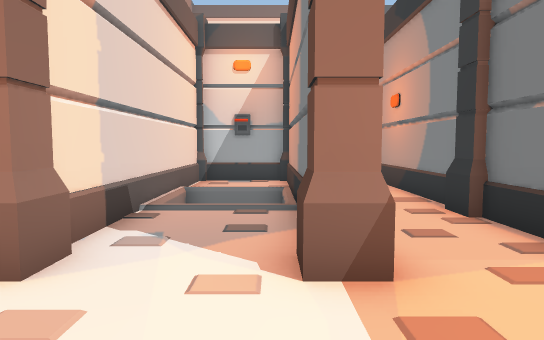
view 1 (above)

19 first-person views from a walk through a scene from a Unity 3-D project. The camera is 1.2 m above the floor, tilts 4° down and sees 75° across. The floor is counted in squares, 1 m on a side. Each view is taken from the middle of a square. On the plan, view 1 faces up. The plan holds only what a view shows up to about 14 squares ahead; the rest is blank. The place goes on beyond the plan. The player is left out. Door leaves are left out, so doorways stand open.

view 2
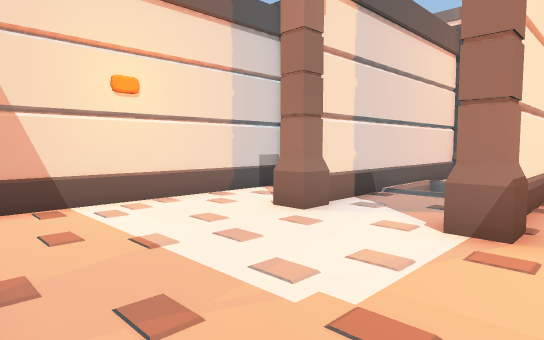

view 3
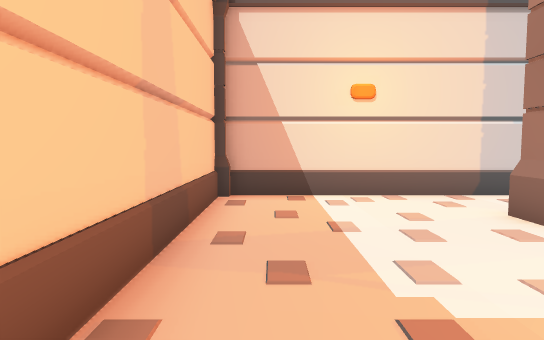

view 4
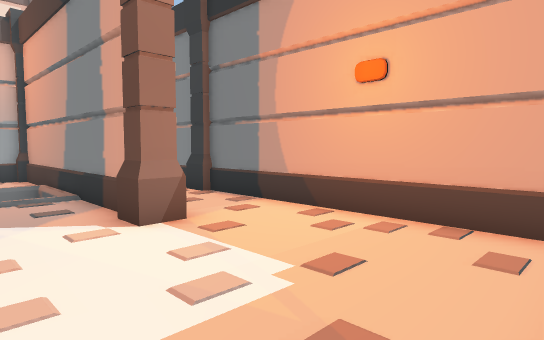

view 5
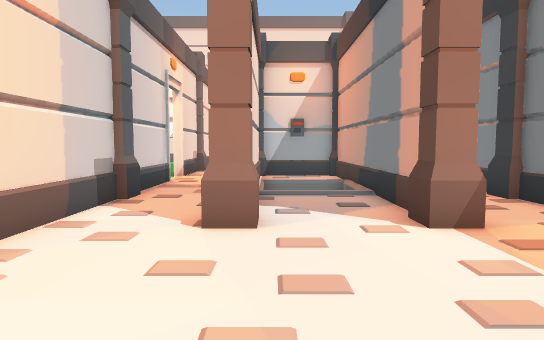

view 6
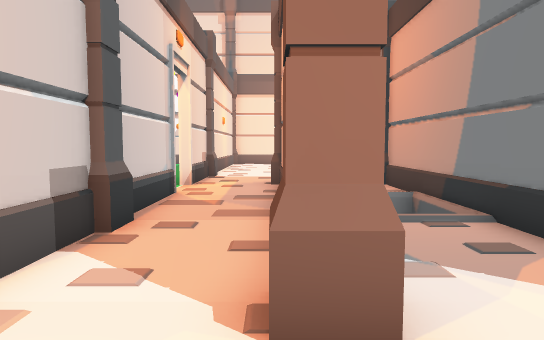

view 7
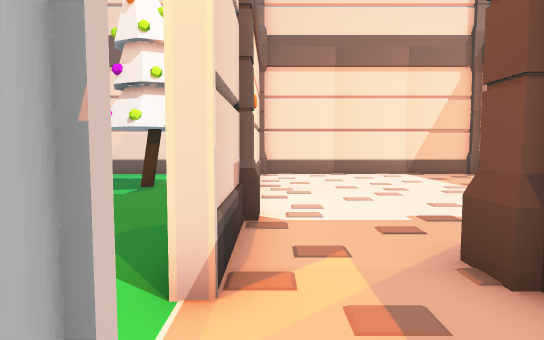

view 8
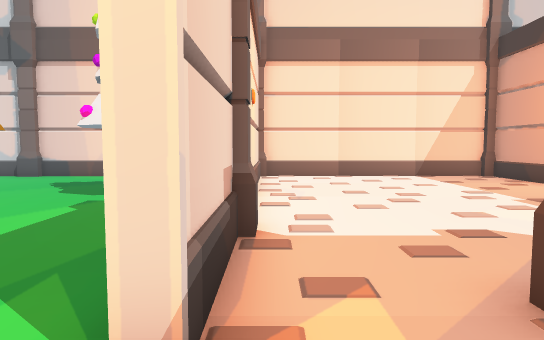

view 9
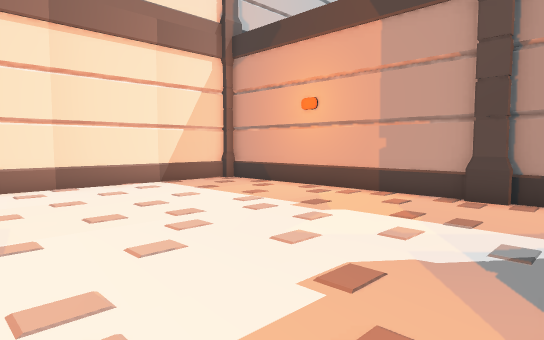

view 10
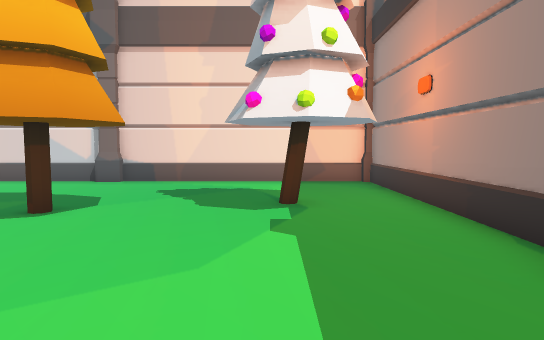

view 11
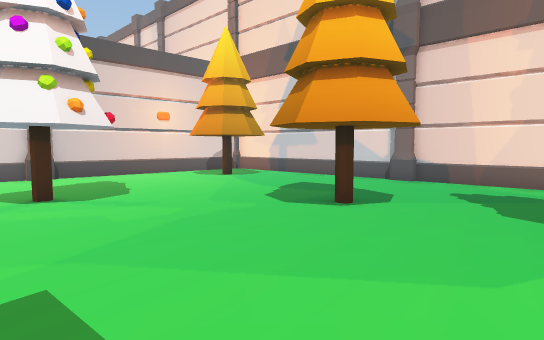

view 12
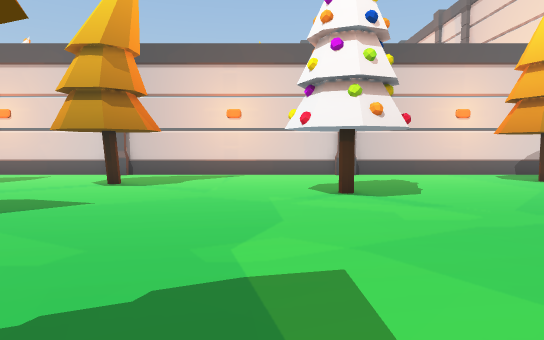

view 13
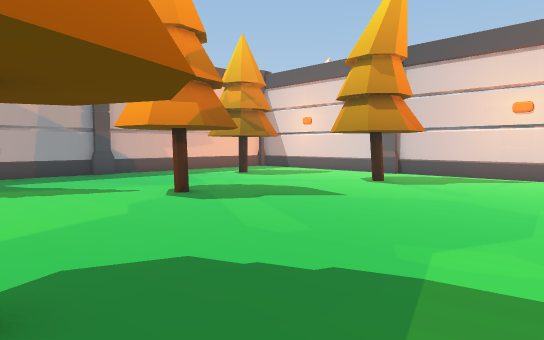

view 14
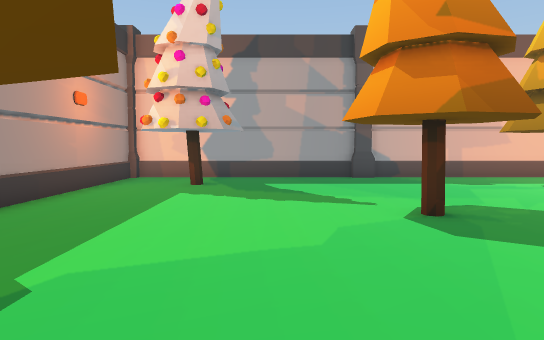

view 15
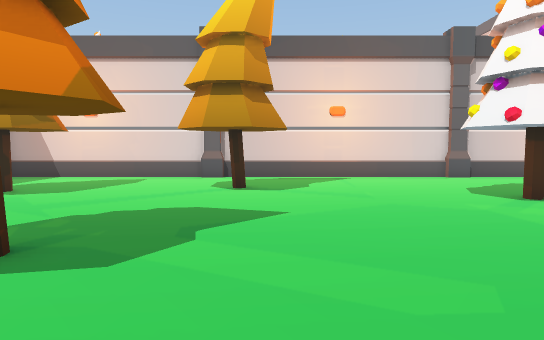

view 16
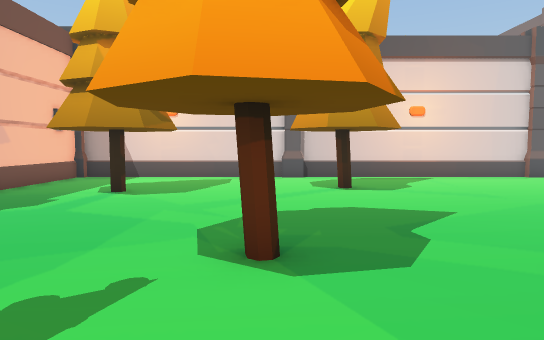

view 17
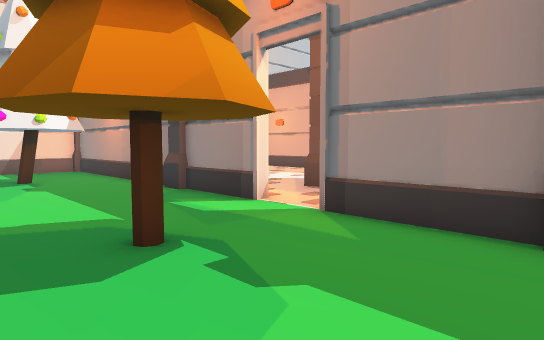

view 18
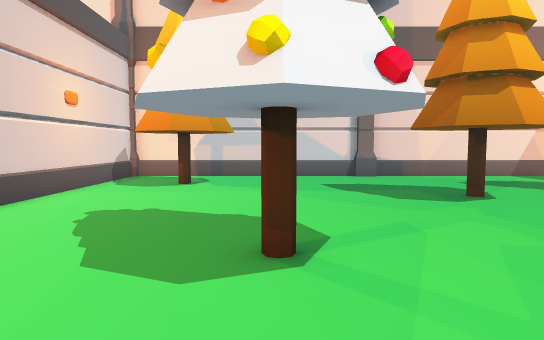

view 19
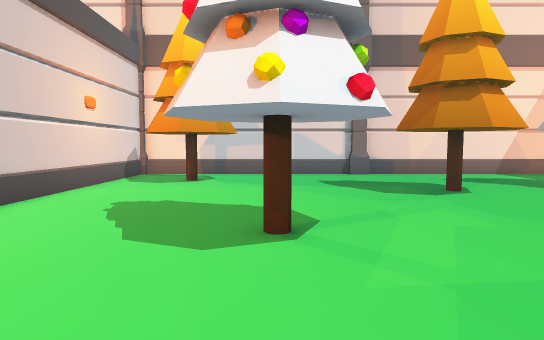

### Floor plan
Points are (right, up) in squares from view 1. A wall is a line through its corners. A room is listed if a view was taken in it or the views show most of it. See-through windows are left out.
Room 1 (views 1, 2, 3, 4, 5, 6)
walls: (0.6, 4.1) (0.6, 11.5); (-5.5, 3.5) (-5.5, -1.5); (3.6, -1.4) (3.6, 2.6); (-5.4, -2.3) (1.5, -2.3); (-2.5, 12.1) (-2.5, 4); (0.5, 12.1) (-0.5, 12.1)
ways out: opening at (-4.5, 4.5) to room 2; opening at (2.5, 3) to room 2
objects: pillar (-3, 3) to (-2, 3); pillar (1, 3)
Room 2 (views 7, 8, 9)
walls: (-0.5, 12.1) (-2.5, 12.1); (-5.5, 14.5) (-5.5, 11.7); (3.6, 14) (3.6, 23.5); (-5.7, 14.4) (-5.7, 15.4); (-2.7, 9.1) (-2.7, 11); (-5.5, 10) (-5.5, 3.5); (0.8, 7.4) (0.8, 4.9); (-5.5, 23.4) (-5.5, 18.8); (2.5, 23.9) (-5.4, 23.9); (3.6, 2.6) (3.6, 11.6)
ways out: opening at (-4.5, 4.5) to room 1; opening at (2.5, 3) to room 1; open door at (-6, 10.5) to room 3
objects: pillar (-6, 6) to (-5, 6); pillar (-6, 15) to (-5, 15); pillar (-3, 12); pillar (1, 12); pillar (4, 6); pillar (4, 15)
Room 3 (views 10, 11, 12, 13, 14, 15, 16, 17, 18, 19)
walls: (-5.7, 11.7) (-5.7, 14.4); (-5.7, 6.6) (-5.7, 10); (-5.7, 15.4) (-5.7, 23.5); (-13.2, -2.3) (-6.7, -2.3); (-14.6, 23.9) (-23.4, 23.9) (-23.4, -2.3) (-14.7, -2.3); (-5.7, -1.5) (-5.7, 4.4); (-6.5, 23.9) (-13.6, 23.9)
ways out: open door at (-6, 10.5) to room 2
objects: pillar (-24, 6) to (-23, 6); pillar (-24, 15) to (-23, 15); tree (-22, 20) to (-19, 22); tree (-21, 0) to (-18, 2); tree (-21, 6) to (-19, 8); tree (-19, 13) to (-17, 15); tree (-15, 3) to (-13, 6); tree (-15, 17) to (-12, 20); pillar (-14, -3) to (-14, -2); tree (-10, -1) to (-7, 1); tree (-10, 9) to (-8, 11); tree (-10, 18) to (-7, 21); pillar (-6, -3) to (-6, -2)

Positions as (right, up) in squares from view 1, and headings:
1: (0, 0), facing up
2: (2, -2), facing up-left
3: (3, -1), facing left
4: (-2, -2), facing up-right
5: (-2, -2), facing up
6: (-3, 1), facing up
7: (-5, 9), facing up
8: (-5, 10), facing up
9: (-5, 13), facing up-right
10: (-9, 12), facing up
11: (-9, 12), facing up-left
12: (-9, 12), facing left
13: (-9, 13), facing down-left
14: (-11, 11), facing down
15: (-10, 8), facing left
16: (-10, 5), facing left
17: (-11, 6), facing up-right
18: (-18, 10), facing up
19: (-18, 9), facing up
